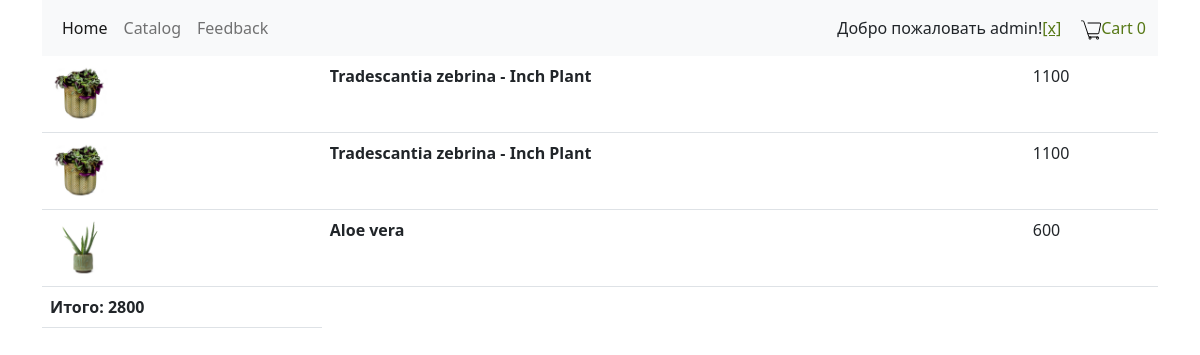
The app's page /order.php?id=3 (signed in) with its own data.
### tables this page shows
CREATE TABLE `cart` (
  `id` int NOT NULL,
  `id_session` varchar(200) NOT NULL,
  `id_goods` int NOT NULL
);

CREATE TABLE `catalog` (
  `id` int NOT NULL,
  `type` varchar(150) NOT NULL,
  `name` varchar(150) NOT NULL,
  `image` varchar(150) NOT NULL,
  `description` text,
  `price` int NOT NULL
);

### order.php (the view, shortened to what this page needs)
<?php
include "db.php";
$id = (int)$_GET['id'];
$orders = mysqli_query($db, "SELECT * FROM `orders` WHERE id = {$id}");
foreach ($orders as $unit) {
    $session = $unit['id_session'];
}
$orderInfo = mysqli_query($db, "SELECT cart.id cart_id, catalog.image, catalog.id catalog_id, catalog.name, catalog.description, catalog.price FROM cart,catalog WHERE cart.id_goods=catalog.id AND id_session = '{$session}'");
$result = mysqli_query($db, "SELECT SUM(catalog.price) as summ  FROM cart,catalog WHERE cart.id_goods=catalog.id AND  id_session = '{$session}'");
$row = mysqli_fetch_assoc($result);
$summ = $row['summ'];
?>
<!DOCTYPE html>
<html lang="en">
<head>
    <link href="https://cdn.jsdelivr.net/npm/bootstrap@5.0.0-beta1/dist/css/bootstrap.min.css" rel="stylesheet">
    <link rel="stylesheet" href="style.css">
</head>
<body>
    <header class="container header">
        <?php include "menu.php" ?>
    </header>
    <div class="container">
        <table class="table">
            <tbody>
                <?php foreach ($orderInfo as $item) : ?>
                    <tr>
                        <td><img src="img/plants/<?= $item['image'] ?>" width="60" height="60"></td>
                        <td><b><?= $item['name'] ?></b></td>
                        <td><?= $item['price'] ?></td>
                    </tr>
                <?php endforeach; ?>
                <tr>
                    <td><strong>Итого: <?= $summ ?></strong></td>
                </tr>
            </tbody>
        </table>
    </div>
</body>
</html>

### records on screen
cart: catalog.image (picture), catalog.name "Tradescantia zebrina - Inch Plant", catalog.price "1100"
cart: catalog.image (picture), catalog.name "Tradescantia zebrina - Inch Plant", catalog.price "1100"
cart: catalog.image (picture), catalog.name "Aloe vera", catalog.price "600"

### other values on screen
$user "admin"
$count "0"
$summ "2800"
